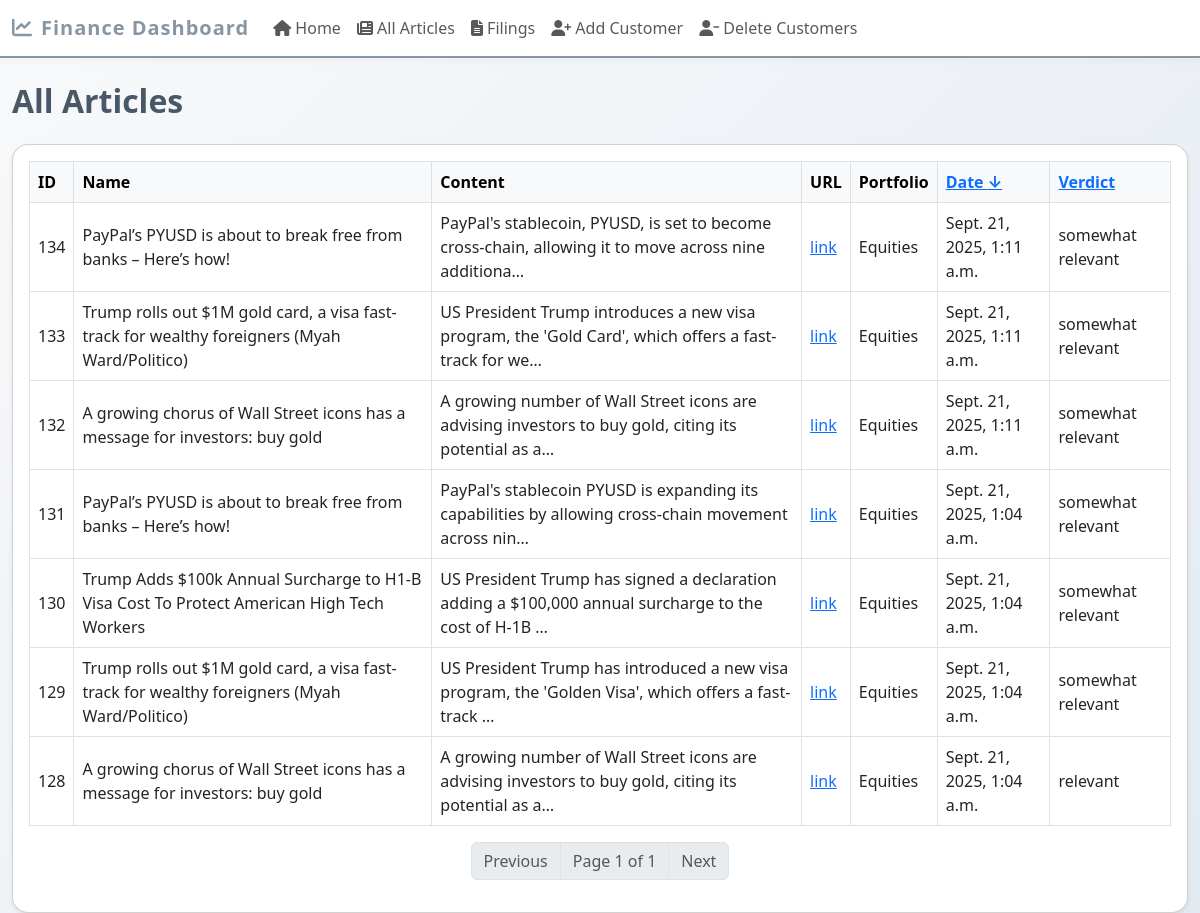
The app's page /articles/ with its own data.
### interface/models.py (models this page shows)
class Article(models.Model):
    name = models.CharField(max_length=200)
    content = models.TextField()
    url = models.URLField(max_length=200)
    portfolio = models.TextField()
    date = models.DateTimeField(auto_now_add=True)
    verdict = models.CharField(max_length=100, blank=True, null=True)

### interface/views.py (the view)
# urls.py: path('articles/', views.article_list, name='article_list'),
def article_list(request):
    sort = request.GET.get('sort', 'date')
    order = request.GET.get('order', 'desc')
    if sort == 'relevancy':
        ordering = ['highly relevant', 'relevant', 'somewhat relevant', 'not relevant']
        articles = list(Article.objects.all())
        articles.sort(key=lambda a: ordering.index(a.verdict) if a.verdict in ordering else 99)
        if order == 'desc':
            articles = articles[::-1]
    else:
        articles = Article.objects.all().order_by('-date' if order == 'desc' else 'date')
    paginator = Paginator(articles, 20)
    page_number = request.GET.get('page')
    page_obj = paginator.get_page(page_number)
    return render(request, 'article_list.html', {'page_obj': page_obj, 'sort': sort, 'order': order})

### interface/templates/article_list.html (shortened to what this page needs)
{% extends "base.html" %}
{% block content %}
<h2 class="mb-4">All Articles</h2>
<div class="card shadow-sm">
    <div class="card-body">
        <div class="table-responsive">
            <table class="table table-bordered table-hover align-middle bg-white">
                <thead class="table-light">
                    <tr>
                        <th>ID</th>
                        <th>Name</th>
                        <th>Content</th>
                        <th>URL</th>
                        <th>Portfolio</th>
                        <th>
                            <a href="?sort=date&order={% if sort == 'date' and order == 'desc' %}asc{% else %}desc{% endif %}{% if page_obj.number > 1 %}&page={{ page_obj.number }}{% endif %}">
                                Date
                                {% if sort == 'date' %}
                                    {% if order == 'desc' %}&#8595;{% else %}&#8593;{% endif %}
                                {% endif %}
                            </a>
                        </th>
                        <th>
                            <a href="?sort=relevancy&order={% if sort == 'relevancy' and order == 'desc' %}asc{% else %}desc{% endif %}{% if page_obj.number > 1 %}&page={{ page_obj.number }}{% endif %}">
                                Verdict
                            </a>
                        </th>
                    </tr>
                </thead>
                <tbody>
                    {% for article in page_obj %}
                    <tr>
                        <td>{{ article.id }}</td>
                        <td>{{ article.name }}</td>
                        <td>
                            <span data-bs-toggle="tooltip" data-bs-placement="top" title="{{ article.content|escape }}">
                                {{ article.content|truncatechars:100 }}
                            </span>
                        </td>
                        <td><a href="{{ article.url }}" target="_blank">link</a></td>
                        <td>{{ article.portfolio }}</td>
                        <td>{{ article.date }}</td>
                        <td>{{ article.verdict }}</td>
                    </tr>
                    {% empty %}
                    <tr><td colspan="7" class="text-center">No articles found.</td></tr>
                    {% endfor %}
                </tbody>
            </table>
        </div>
        <nav aria-label="Page navigation">
            <ul class="pagination justify-content-center">
                {% if page_obj.has_previous %}
                    <li class="page-item"><a class="page-link" href="?page={{ page_obj.previous_page_number }}{% if sort %}&sort={{ sort }}{% endif %}{% if order %}&order={{ order }}{% endif %}">Previous</a></li>
                {% else %}
                    <li class="page-item disabled"><span class="page-link">Previous</span></li>
                {% endif %}
                <li class="page-item disabled"><span class="page-link">Page {{ page_obj.number }} of {{ page_obj.paginator.num_pages }}</span></li>
                {% if page_obj.has_next %}
                    <li class="page-item"><a class="page-link" href="?page={{ page_obj.next_page_number }}{% if sort %}&sort={{ sort }}{% endif %}{% if order %}&order={{ order }}{% endif %}">Next</a></li>
                {% else %}
                    <li class="page-item disabled"><span class="page-link">Next</span></li>
                {% endif %}
            </ul>
        </nav>
    </div>
</div>
{% endblock %}

### interface/templates/base.html (style rules this page uses)
html { scroll-behavior: smooth; }
body { background: linear-gradient(135deg, #f8f9fa 0%, #e3eaf2 100%); min-height: 100vh; transition: background 0.6s cubic-bezier(.4,0,.2,1); }
.card { border-radius: 16px; box-shadow: 0 2px 12px rgba(135,150,165,0.10); transition: box-shadow 0.3s, transform 0.3s; animation: fadeInCard 0.7s cubic-bezier(.4,0,.2,1); }
.btn, .form-control, .table, .pagination .page-link { transition: all 0.2s cubic-bezier(.4,0,.2,1); }
h1, h2, h3, h4 { color: #495867; font-weight: 700; }
.table thead { background: #e3eaf2; }

### records on screen
Article: id "134", name "PayPal’s PYUSD is about to break free from banks – Here’s how!", content "PayPal's stablecoin, PYUSD, is set to become cross-chain, allowing it to move across nine additiona…", portfolio "Equities", date "Sept. 21, 2025, 1:11 a.m.", verdict "somewhat relevant"
Article: id "133", name "Trump rolls out $1M gold card, a visa fast-track for wealthy foreigners (Myah Ward/Politico)", content "US President Trump introduces a new visa program, the 'Gold Card', which offers a fast-track for we…", portfolio "Equities", date "Sept. 21, 2025, 1:11 a.m.", verdict "somewhat relevant"
Article: id "132", name "A growing chorus of Wall Street icons has a message for investors: buy gold", content "A growing number of Wall Street icons are advising investors to buy gold, citing its potential as a…", portfolio "Equities", date "Sept. 21, 2025, 1:11 a.m.", verdict "somewhat relevant"
Article: id "131", name "PayPal’s PYUSD is about to break free from banks – Here’s how!", content "PayPal's stablecoin PYUSD is expanding its capabilities by allowing cross-chain movement across nin…", portfolio "Equities", date "Sept. 21, 2025, 1:04 a.m.", verdict "somewhat relevant"
Article: id "130", name "Trump Adds $100k Annual Surcharge to H1-B Visa Cost To Protect American High Tech Workers", content "US President Trump has signed a declaration adding a $100,000 annual surcharge to the cost of H-1B …", portfolio "Equities", date "Sept. 21, 2025, 1:04 a.m.", verdict "somewhat relevant"
Article: id "129", name "Trump rolls out $1M gold card, a visa fast-track for wealthy foreigners (Myah Ward/Politico)", content "US President Trump has introduced a new visa program, the 'Golden Visa', which offers a fast-track …", portfolio "Equities", date "Sept. 21, 2025, 1:04 a.m.", verdict "somewhat relevant"
Article: id "128", name "A growing chorus of Wall Street icons has a message for investors: buy gold", content "A growing number of Wall Street icons are advising investors to buy gold, citing its potential as a…", portfolio "Equities", date "Sept. 21, 2025, 1:04 a.m.", verdict "relevant"

### other values on screen
{{ page_obj.number }} "1"
{{ page_obj.paginator.num_pages }} "1"
